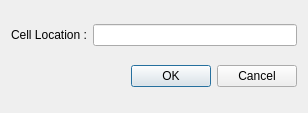
<?xml version="1.0" encoding="UTF-8"?>
<ui version="4.0">
 <class>GoToCellDialog</class>
 <widget class="QDialog" name="GoToCellDialog">
  <property name="geometry">
   <rect>
    <x>0</x>
    <y>0</y>
    <width>308</width>
    <height>113</height>
   </rect>
  </property>
  <property name="windowTitle">
   <string>GoToCellDialog</string>
  </property>
  <layout class="QVBoxLayout" name="verticalLayout">
   <item>
    <layout class="QHBoxLayout" name="horizontalLayout">
     <item>
      <widget class="QLabel" name="label">
       <property name="text">
        <string>Cell Location :</string>
       </property>
      </widget>
     </item>
     <item>
      <widget class="QLineEdit" name="lineEdit"/>
     </item>
    </layout>
   </item>
   <item>
    <layout class="QHBoxLayout" name="horizontalLayout_2">
     <item>
      <spacer name="horizontalSpacer">
       <property name="orientation">
        <enum>Qt::Horizontal</enum>
       </property>
       <property name="sizeHint" stdset="0">
        <size>
         <width>40</width>
         <height>20</height>
        </size>
       </property>
      </spacer>
     </item>
     <item>
      <widget class="QPushButton" name="okButton">
       <property name="text">
        <string>OK</string>
       </property>
      </widget>
     </item>
     <item>
      <widget class="QPushButton" name="cancelButton">
       <property name="text">
        <string>Cancel</string>
       </property>
      </widget>
     </item>
    </layout>
   </item>
  </layout>
 </widget>
 <resources/>
 <connections/>
</ui>
